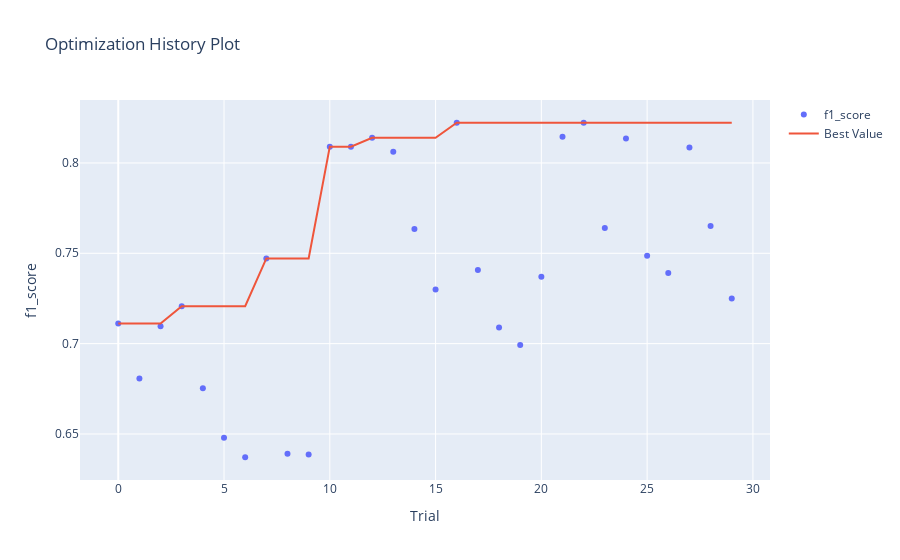

This figure's notebook cell:
### Markdown cell above
График истории оптимизации - отображает количество испытаний на оси Х и метрику на оси Y.

Следует использовать эту диаграмму, чтобы проверить, идет ли оптимизация гиперпараметров в правильном направлении или нет.

### Code cell
optuna.visualization.plot_optimization_history(study, target_name="f1_score")

### Figure 1 — Plotly figure (JSON) as saved in the notebook; plotly's stock layout.template omitted (floating-point values rounded to 4 significant figures)
{"data": [{"mode": "markers", "name": "f1_score", "type": "scatter", "x": [0, 1, 2, 3, 4, 5, 6, 7, 8, 9, 10, 11, 12, 13, 14, 15, 16, 17, 18, 19, 20, 21, 22, 23, 24, 25, 26, 27, 28, 29], "y": [0.7112, 0.6807, 0.7096, 0.7207, 0.6753, 0.6479, 0.6371, 0.7472, 0.6391, 0.6387, 0.809, 0.809, 0.8139, 0.8061, 0.7634, 0.73, 0.8222, 0.7407, 0.709, 0.6992, 0.737, 0.8145, 0.8222, 0.764, 0.8135, 0.7486, 0.7391, 0.8085, 0.7651, 0.725]}, {"name": "Best Value", "type": "scatter", "x": [0, 1, 2, 3, 4, 5, 6, 7, 8, 9, 10, 11, 12, 13, 14, 15, 16, 17, 18, 19, 20, 21, 22, 23, 24, 25, 26, 27, 28, 29], "y": [0.7112, 0.7112, 0.7112, 0.7207, 0.7207, 0.7207, 0.7207, 0.7472, 0.7472, 0.7472, 0.809, 0.809, 0.8139, 0.8139, 0.8139, 0.8139, 0.8222, 0.8222, 0.8222, 0.8222, 0.8222, 0.8222, 0.8222, 0.8222, 0.8222, 0.8222, 0.8222, 0.8222, 0.8222, 0.8222]}], "layout": {"title": {"text": "Optimization History Plot"}, "xaxis": {"title": {"text": "Trial"}}, "yaxis": {"title": {"text": "f1_score"}}}}
